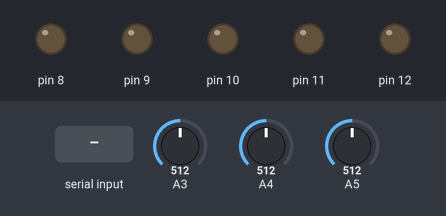
Bench run of a sketch on a simulated Arduino Uno, built with avr-gcc and run on an emulated ATmega328P. Parts: output pins drawn as LEDs (lit = HIGH). Inputs (shaded band) come from the test bench; at power-on: A4 = 512, A3 = 512, A5 = 512.

Above: at 1.2 s.
1.3 s: "g" received over Serial
At 2.4 s:
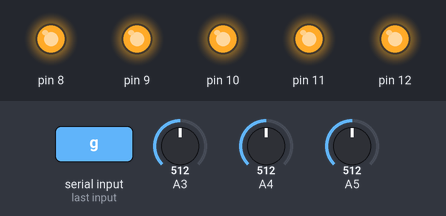
2.8 s: A4 set to 452
4.3 s: A4 set to 419
5.8 s: A4 set to 370
7.3 s: A4 set to 339
8.8 s: A4 set to 291
10.3 s: A4 set to 270
Timing chart, 0 to 12.8 s (numbered marks = the images above; inputs shaded):
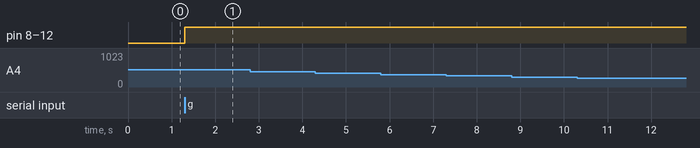

Measured:
- after the input at 1.3 s, pin 8–12: LOW → HIGH at once
- after the input at 2.8 s, every drawn part: stays the same
- after the input at 4.3 s, every drawn part: stays the same
- after the input at 5.8 s, every drawn part: stays the same
- after the input at 7.3 s, every drawn part: stays the same
- after the input at 8.8 s, every drawn part: stays the same
- after the input at 10.3 s, every drawn part: stays the same

The sketch:

test_wand_ver2.ino
```cpp
int x, y[70];
int z;
int n = 70;
int index = 0;
int count = 0;
int y_ave = 0;
boolean start = false;
void setup() {
  Serial.begin(9600);
  for (int i = 8; i < 13; i++) {
    pinMode(i, OUTPUT);
  }
  for (int i = 0; i < n; i++) {
    y[i] = analogRead(A4);
  }
}

void loop() {
  if (!start) {
    if (Serial.available() > 0) {
      char val = Serial.read();
      if (val == 'g') {
        for (int i = 8; i < 13; i ++) {
          digitalWrite(i, HIGH);
        }
        start = true;
      }
    }
  }
  if (start) {
    x = analogRead(A5);
    y[index] = analogRead(A4);
    z = analogRead(A3);
    ////Average of z/////
    int tempsum = 0;
    for (int i = 0; i < n; i++) {
      tempsum = tempsum + y[i];
    }
    y_ave = tempsum / n;
    /////Judge here//////
    int y_min = y_ave;
    int index_y_min = index;
    int y_max = y_ave;
    int index_y_max = index;
    for (int i = 0; i < n; i ++) {
      int I = (index + i) % n;
      if (y[I] > y_max) {
        y_max = y[I];
        index_y_max = I;
      }
      if (y[I] < y_min) {
        y_min = y[I];
        index_y_min = I;
      }
    }
    int difindex = (index_y_max - index_y_min);
    if (difindex <= 0) {
      difindex = difindex + n;
    }
    if (y_ave - y_min > 30 && y_max - y_ave > 30 && difindex < 3) {
      index = 0;
      count++;
      Serial.println("w,w,");
      lightOn();
      for (int i = 0; i < n; i++) {
        y[i] = analogRead(A4);
      }
    }
    index ++;
    if (index >= n) {
      index = 0;
    }
  }
  ///receive s for end
  if (Serial.available() > 0) {
      char val = Serial.read();
      if (val == 's') {
        for (int i = 8; i < 13; i ++) {
          digitalWrite(i, HIGH);
        }
        delay(200);
        for (int i = 8; i < 13; i ++) {
          digitalWrite(i, LOW);
        }
        start = false;
      }
  }

}

void lightOn() {
  //in 240 ms, running from top to bottom
  for (int i = 12; i >= 9; i--) {
    digitalWrite(i, HIGH);
    delay(30);
  }
  digitalWrite(8, HIGH);
  for (int i = 12; i >= 9; i--) {
    digitalWrite(i, LOW);
    delay(30);
  }
  digitalWrite(8, LOW);
}
```
